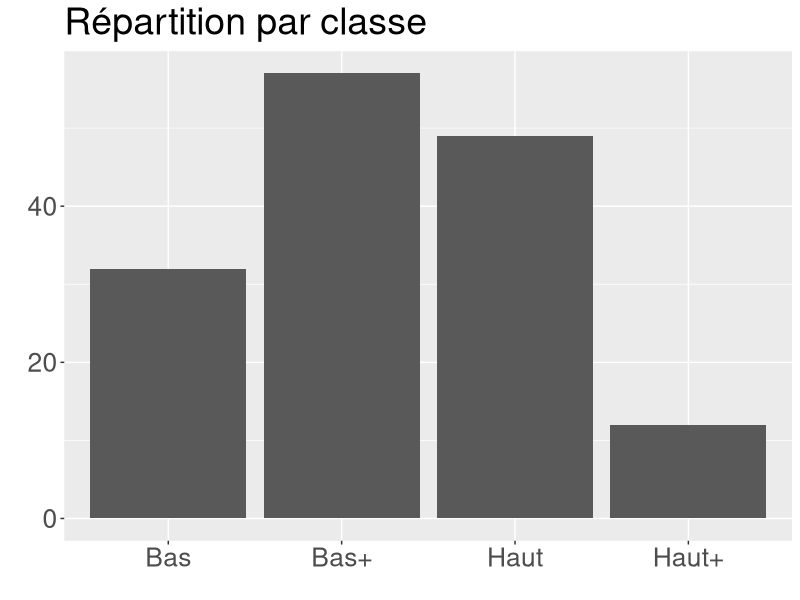

The R script that drew this image:
## ---- chunk 1
#| eval: TRUE
#| include: TRUE
#| echo : TRUE
#| fig-height: 7
#| code-line-numbers: FALSE




library(ggplot2)
ggplot(data = iris, 
       aes(x = cut(Sepal.Length, breaks = c(min(Sepal.Length), 5, 6, 7, max(Sepal.Length)), 
                   include.lowest = TRUE, labels = c("Bas","Bas+","Haut","Haut+")))) +
  geom_bar() + xlab("") + ylab("") + ggtitle("Répartition par classe") +
  theme(plot.title = element_text(size=27), axis.text=element_text(size=19))



